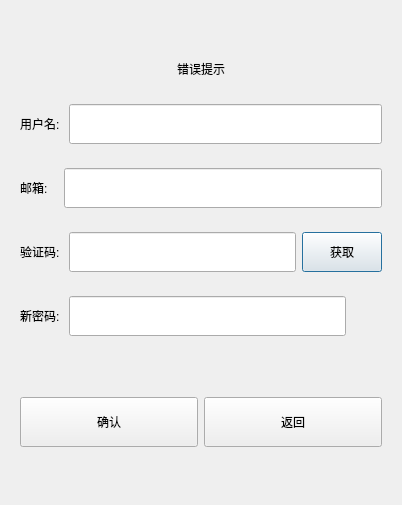
<?xml version="1.0" encoding="UTF-8"?>
<ui version="4.0">
 <class>ResetDialog</class>
 <widget class="QDialog" name="ResetDialog">
  <property name="geometry">
   <rect>
    <x>0</x>
    <y>0</y>
    <width>402</width>
    <height>505</height>
   </rect>
  </property>
  <property name="windowTitle">
   <string>Dialog</string>
  </property>
  <layout class="QVBoxLayout" name="verticalLayout">
   <item>
    <spacer name="verticalSpacer">
     <property name="orientation">
      <enum>Qt::Vertical</enum>
     </property>
     <property name="sizeHint" stdset="0">
      <size>
       <width>20</width>
       <height>40</height>
      </size>
     </property>
    </spacer>
   </item>
   <item>
    <widget class="QLabel" name="err_tip">
     <property name="minimumSize">
      <size>
       <width>0</width>
       <height>40</height>
      </size>
     </property>
     <property name="maximumSize">
      <size>
       <width>16777215</width>
       <height>40</height>
      </size>
     </property>
     <property name="text">
      <string>错误提示</string>
     </property>
     <property name="alignment">
      <set>Qt::AlignCenter</set>
     </property>
    </widget>
   </item>
   <item>
    <widget class="QWidget" name="widget" native="true">
     <layout class="QHBoxLayout" name="horizontalLayout">
      <item>
       <widget class="QLabel" name="user_lb">
        <property name="minimumSize">
         <size>
          <width>0</width>
          <height>40</height>
         </size>
        </property>
        <property name="maximumSize">
         <size>
          <width>16777215</width>
          <height>40</height>
         </size>
        </property>
        <property name="text">
         <string>用户名: </string>
        </property>
       </widget>
      </item>
      <item>
       <widget class="QLineEdit" name="user_edit">
        <property name="minimumSize">
         <size>
          <width>0</width>
          <height>40</height>
         </size>
        </property>
        <property name="maximumSize">
         <size>
          <width>16777215</width>
          <height>40</height>
         </size>
        </property>
       </widget>
      </item>
     </layout>
    </widget>
   </item>
   <item>
    <widget class="QWidget" name="widget_2" native="true">
     <layout class="QHBoxLayout" name="horizontalLayout_2">
      <item>
       <widget class="QLabel" name="email_lb">
        <property name="minimumSize">
         <size>
          <width>0</width>
          <height>40</height>
         </size>
        </property>
        <property name="maximumSize">
         <size>
          <width>16777215</width>
          <height>40</height>
         </size>
        </property>
        <property name="text">
         <string>邮箱:   </string>
        </property>
       </widget>
      </item>
      <item>
       <widget class="QLineEdit" name="email_edit">
        <property name="minimumSize">
         <size>
          <width>0</width>
          <height>40</height>
         </size>
        </property>
        <property name="maximumSize">
         <size>
          <width>16777215</width>
          <height>40</height>
         </size>
        </property>
       </widget>
      </item>
     </layout>
    </widget>
   </item>
   <item>
    <widget class="QWidget" name="widget_3" native="true">
     <layout class="QHBoxLayout" name="horizontalLayout_3">
      <item>
       <widget class="QLabel" name="verify_lb">
        <property name="minimumSize">
         <size>
          <width>0</width>
          <height>40</height>
         </size>
        </property>
        <property name="maximumSize">
         <size>
          <width>16777215</width>
          <height>40</height>
         </size>
        </property>
        <property name="text">
         <string>验证码: </string>
        </property>
       </widget>
      </item>
      <item>
       <widget class="QLineEdit" name="verify_edit">
        <property name="minimumSize">
         <size>
          <width>0</width>
          <height>40</height>
         </size>
        </property>
        <property name="maximumSize">
         <size>
          <width>16777215</width>
          <height>40</height>
         </size>
        </property>
       </widget>
      </item>
      <item>
       <widget class="TimerBtn" name="verify_btn">
        <property name="minimumSize">
         <size>
          <width>0</width>
          <height>40</height>
         </size>
        </property>
        <property name="maximumSize">
         <size>
          <width>16777215</width>
          <height>40</height>
         </size>
        </property>
        <property name="text">
         <string>获取</string>
        </property>
       </widget>
      </item>
     </layout>
    </widget>
   </item>
   <item>
    <widget class="QWidget" name="widget_4" native="true">
     <layout class="QHBoxLayout" name="horizontalLayout_4">
      <item>
       <widget class="QLabel" name="pwd_lb">
        <property name="minimumSize">
         <size>
          <width>0</width>
          <height>40</height>
         </size>
        </property>
        <property name="maximumSize">
         <size>
          <width>16777215</width>
          <height>40</height>
         </size>
        </property>
        <property name="text">
         <string>新密码: </string>
        </property>
       </widget>
      </item>
      <item>
       <widget class="QLineEdit" name="pwd_edit">
        <property name="minimumSize">
         <size>
          <width>0</width>
          <height>40</height>
         </size>
        </property>
        <property name="maximumSize">
         <size>
          <width>16777215</width>
          <height>40</height>
         </size>
        </property>
       </widget>
      </item>
      <item>
       <widget class="ClickedLabel" name="pass_visible">
        <property name="minimumSize">
         <size>
          <width>30</width>
          <height>30</height>
         </size>
        </property>
        <property name="maximumSize">
         <size>
          <width>30</width>
          <height>30</height>
         </size>
        </property>
        <property name="text">
         <string/>
        </property>
       </widget>
      </item>
     </layout>
    </widget>
   </item>
   <item>
    <spacer name="verticalSpacer_2">
     <property name="orientation">
      <enum>Qt::Vertical</enum>
     </property>
     <property name="sizeHint" stdset="0">
      <size>
       <width>20</width>
       <height>40</height>
      </size>
     </property>
    </spacer>
   </item>
   <item>
    <widget class="QWidget" name="widget_5" native="true">
     <layout class="QHBoxLayout" name="horizontalLayout_5">
      <item>
       <widget class="QPushButton" name="sure_btn">
        <property name="minimumSize">
         <size>
          <width>0</width>
          <height>50</height>
         </size>
        </property>
        <property name="maximumSize">
         <size>
          <width>16777215</width>
          <height>50</height>
         </size>
        </property>
        <property name="text">
         <string>确认</string>
        </property>
       </widget>
      </item>
      <item>
       <widget class="QPushButton" name="return_btn">
        <property name="minimumSize">
         <size>
          <width>0</width>
          <height>50</height>
         </size>
        </property>
        <property name="maximumSize">
         <size>
          <width>16777215</width>
          <height>50</height>
         </size>
        </property>
        <property name="text">
         <string>返回</string>
        </property>
       </widget>
      </item>
     </layout>
    </widget>
   </item>
   <item>
    <spacer name="verticalSpacer_3">
     <property name="orientation">
      <enum>Qt::Vertical</enum>
     </property>
     <property name="sizeHint" stdset="0">
      <size>
       <width>20</width>
       <height>40</height>
      </size>
     </property>
    </spacer>
   </item>
  </layout>
 </widget>
 <customwidgets>
  <customwidget>
   <class>TimerBtn</class>
   <extends>QPushButton</extends>
   <header>timerbtn.h</header>
  </customwidget>
  <customwidget>
   <class>ClickedLabel</class>
   <extends>QLabel</extends>
   <header>clickedlabel.h</header>
  </customwidget>
 </customwidgets>
 <resources/>
 <connections/>
</ui>
